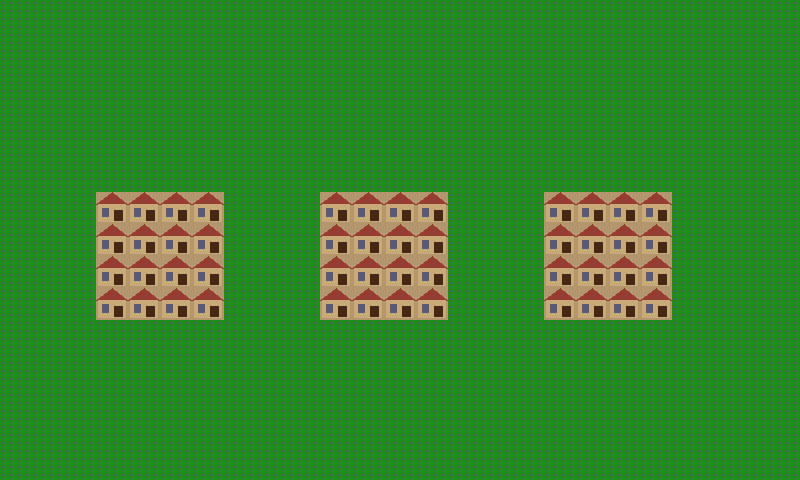

A 2D game scene composited from a Tiled map and its tileset images. What follows is a short description and the map's XML, with every tile layer's data as written:
An orthogonal 25x15 tile map with 32x32 px tiles, 1 tile layer (Tile Layer 1).

<map version="1.10" tiledversion="1.11.0" orientation="orthogonal" renderorder="right-down" width="25" height="15" tilewidth="32" tileheight="32" infinite="0">
 <tileset firstgid="1" source="tileset.tsx" />
 <layer name="Tile Layer 1" width="25" height="15">
  <data encoding="csv">
1,1,1,1,1,1,1,1,1,1,1,1,1,1,1,1,1,1,1,1,1,1,1,1,1,
1,1,1,1,1,1,1,1,1,1,1,1,1,1,1,1,1,1,1,1,1,1,1,1,1,
1,1,1,1,1,1,1,1,1,1,1,1,1,1,1,1,1,1,1,1,1,1,1,1,1,
1,1,1,1,1,1,1,1,1,1,1,1,1,1,1,1,1,1,1,1,1,1,1,1,1,
1,1,1,1,1,1,1,1,1,1,1,1,1,1,1,1,1,1,1,1,1,1,1,1,1,
1,1,1,1,1,1,1,1,1,1,1,1,1,1,1,1,1,1,1,1,1,1,1,1,1,
1,1,1,5,5,5,5,1,1,1,5,5,5,5,1,1,1,5,5,5,5,1,1,1,1,
1,1,1,5,5,5,5,1,1,1,5,5,5,5,1,1,1,5,5,5,5,1,1,1,1,
1,1,1,5,5,5,5,1,1,1,5,5,5,5,1,1,1,5,5,5,5,1,1,1,1,
1,1,1,5,5,5,5,1,1,1,5,5,5,5,1,1,1,5,5,5,5,1,1,1,1,
1,1,1,1,1,1,1,1,1,1,1,1,1,1,1,1,1,1,1,1,1,1,1,1,1,
1,1,1,1,1,1,1,1,1,1,1,1,1,1,1,1,1,1,1,1,1,1,1,1,1,
1,1,1,1,1,1,1,1,1,1,1,1,1,1,1,1,1,1,1,1,1,1,1,1,1,
1,1,1,1,1,1,1,1,1,1,1,1,1,1,1,1,1,1,1,1,1,1,1,1,1,
1,1,1,1,1,1,1,1,1,1,1,1,1,1,1,1,1,1,1,1,1,1,1,1,1
  </data>
 </layer>
</map>
